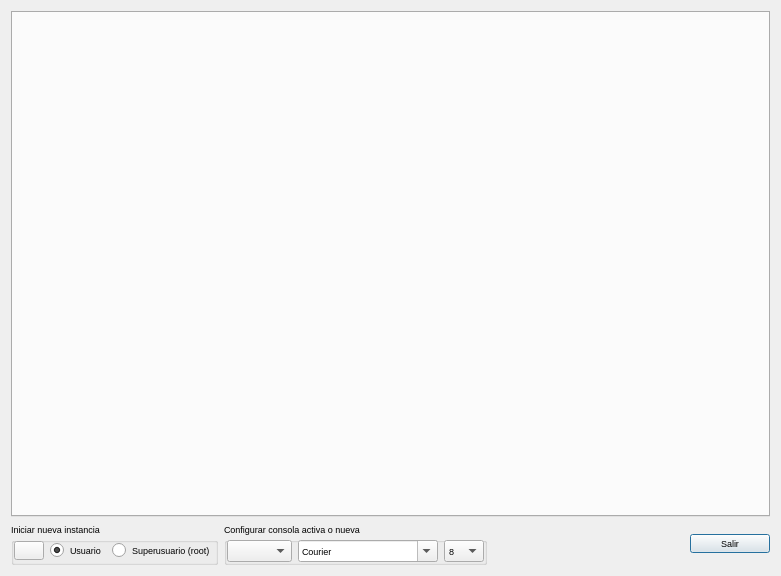
<?xml version="1.0" encoding="UTF-8"?>
<ui version="4.0">
 <class>Terminal</class>
 <widget class="QDialog" name="Terminal">
  <property name="geometry">
   <rect>
    <x>0</x>
    <y>0</y>
    <width>781</width>
    <height>576</height>
   </rect>
  </property>
  <property name="font">
   <font>
    <pointsize>7</pointsize>
   </font>
  </property>
  <property name="windowTitle">
   <string>TermRDK v.0.1.0</string>
  </property>
  <property name="windowIcon">
   <iconset resource="recoverdrake.qrc">
    <normaloff>:/Imagenes/console-mdk.png</normaloff>:/Imagenes/console-mdk.png</iconset>
  </property>
  <layout class="QGridLayout" name="gridLayout_4">
   <item row="2" column="0" colspan="2">
    <layout class="QGridLayout" name="gridLayout_2">
     <item row="0" column="5">
      <widget class="QPushButton" name="pushButton_2">
       <property name="toolTip">
        <string>Nos vamos...</string>
       </property>
       <property name="statusTip">
        <string>Nos vamos...</string>
       </property>
       <property name="whatsThis">
        <string>Nos vamos...</string>
       </property>
       <property name="text">
        <string>Salir</string>
       </property>
       <property name="icon">
        <iconset resource="recoverdrake.qrc">
         <normaloff>:/Imagenes/puerta.png</normaloff>:/Imagenes/puerta.png</iconset>
       </property>
       <property name="iconSize">
        <size>
         <width>25</width>
         <height>25</height>
        </size>
       </property>
      </widget>
     </item>
     <item row="0" column="4">
      <spacer name="horizontalSpacer_2">
       <property name="orientation">
        <enum>Qt::Horizontal</enum>
       </property>
       <property name="sizeHint" stdset="0">
        <size>
         <width>40</width>
         <height>20</height>
        </size>
       </property>
      </spacer>
     </item>
     <item row="0" column="0">
      <widget class="QGroupBox" name="groupBox">
       <property name="toolTip">
        <string>Configuracion para una nueva ventana de consola</string>
       </property>
       <property name="statusTip">
        <string>Configuracion para una nueva ventana de consola</string>
       </property>
       <property name="whatsThis">
        <string>Configuracion para una nueva ventana de consola</string>
       </property>
       <property name="title">
        <string>Iniciar nueva instancia</string>
       </property>
       <layout class="QGridLayout" name="gridLayout_3">
        <property name="leftMargin">
         <number>0</number>
        </property>
        <property name="topMargin">
         <number>0</number>
        </property>
        <property name="rightMargin">
         <number>0</number>
        </property>
        <property name="bottomMargin">
         <number>0</number>
        </property>
        <item row="0" column="0">
         <layout class="QGridLayout" name="gridLayout">
          <item row="0" column="0">
           <widget class="QPushButton" name="pushButton">
            <property name="sizePolicy">
             <sizepolicy hsizetype="Fixed" vsizetype="Fixed">
              <horstretch>0</horstretch>
              <verstretch>0</verstretch>
             </sizepolicy>
            </property>
            <property name="maximumSize">
             <size>
              <width>30</width>
              <height>30</height>
             </size>
            </property>
            <property name="toolTip">
             <string>Insertar nueva consola</string>
            </property>
            <property name="statusTip">
             <string>Insertar nueva consola</string>
            </property>
            <property name="whatsThis">
             <string>Insertar nueva consola</string>
            </property>
            <property name="text">
             <string/>
            </property>
            <property name="icon">
             <iconset resource="recoverdrake.qrc">
              <normaloff>:/Imagenes/mas.png</normaloff>:/Imagenes/mas.png</iconset>
            </property>
            <property name="iconSize">
             <size>
              <width>25</width>
              <height>25</height>
             </size>
            </property>
           </widget>
          </item>
          <item row="0" column="1">
           <widget class="QRadioButton" name="radioButton">
            <property name="toolTip">
             <string>Iniciar consola como usuario sin privilegios</string>
            </property>
            <property name="statusTip">
             <string>Iniciar consola como usuario sin privilegios</string>
            </property>
            <property name="whatsThis">
             <string>Iniciar consola como usuario sin privilegios</string>
            </property>
            <property name="text">
             <string>Usuario</string>
            </property>
            <property name="checked">
             <bool>true</bool>
            </property>
           </widget>
          </item>
          <item row="0" column="2">
           <widget class="QRadioButton" name="radioButton_2">
            <property name="toolTip">
             <string>Iniciar consola como usuario con privilegios de root</string>
            </property>
            <property name="statusTip">
             <string>Iniciar consola como usuario con privilegios de root</string>
            </property>
            <property name="whatsThis">
             <string>Iniciar consola como usuario con privilegios de root</string>
            </property>
            <property name="text">
             <string>Superusuario (root)</string>
            </property>
           </widget>
          </item>
         </layout>
        </item>
       </layout>
      </widget>
     </item>
     <item row="0" column="1">
      <widget class="QGroupBox" name="groupBox_2">
       <property name="toolTip">
        <string>Configuracion de imagen para una nueva ventana de consola o la ventana activa</string>
       </property>
       <property name="statusTip">
        <string>Configuracion de imagen para una nueva ventana de consola o la ventana activa</string>
       </property>
       <property name="whatsThis">
        <string>Configuracion de imagen para una nueva ventana de consola o la ventana activa</string>
       </property>
       <property name="title">
        <string>Configurar consola activa o nueva</string>
       </property>
       <layout class="QGridLayout" name="gridLayout_6">
        <property name="leftMargin">
         <number>0</number>
        </property>
        <property name="topMargin">
         <number>0</number>
        </property>
        <property name="rightMargin">
         <number>0</number>
        </property>
        <property name="bottomMargin">
         <number>0</number>
        </property>
        <item row="0" column="0">
         <layout class="QGridLayout" name="gridLayout_5">
          <item row="0" column="0">
           <widget class="QComboBox" name="comboBox">
            <property name="sizePolicy">
             <sizepolicy hsizetype="Fixed" vsizetype="Fixed">
              <horstretch>0</horstretch>
              <verstretch>0</verstretch>
             </sizepolicy>
            </property>
            <property name="toolTip">
             <string>Configuracion de fondo y color de letra</string>
            </property>
            <property name="statusTip">
             <string>Configuracion de fondo y color de letra</string>
            </property>
            <property name="whatsThis">
             <string>Configuracion de fondo y color de letra</string>
            </property>
           </widget>
          </item>
          <item row="0" column="1">
           <widget class="QFontComboBox" name="fontComboBox">
            <property name="toolTip">
             <string>Configuracion de tipo de letra</string>
            </property>
            <property name="statusTip">
             <string>Configuracion de tipo de letra</string>
            </property>
            <property name="whatsThis">
             <string>Configuracion de tipo de letra</string>
            </property>
            <property name="fontFilters">
             <set>QFontComboBox::MonospacedFonts</set>
            </property>
           </widget>
          </item>
          <item row="0" column="2">
           <widget class="QComboBox" name="comboBox_2">
            <property name="toolTip">
             <string>Configuracion de tamano de letra</string>
            </property>
            <property name="statusTip">
             <string>Configuracion de tamano de letra</string>
            </property>
            <property name="whatsThis">
             <string>Configuracion de tamano de letra</string>
            </property>
            <item>
             <property name="text">
              <string>8</string>
             </property>
            </item>
            <item>
             <property name="text">
              <string>9</string>
             </property>
            </item>
            <item>
             <property name="text">
              <string>10</string>
             </property>
            </item>
            <item>
             <property name="text">
              <string>11</string>
             </property>
            </item>
            <item>
             <property name="text">
              <string>12</string>
             </property>
            </item>
            <item>
             <property name="text">
              <string>14</string>
             </property>
            </item>
            <item>
             <property name="text">
              <string>16</string>
             </property>
            </item>
            <item>
             <property name="text">
              <string>18</string>
             </property>
            </item>
            <item>
             <property name="text">
              <string>20</string>
             </property>
            </item>
            <item>
             <property name="text">
              <string>22</string>
             </property>
            </item>
            <item>
             <property name="text">
              <string>24</string>
             </property>
            </item>
            <item>
             <property name="text">
              <string>26</string>
             </property>
            </item>
            <item>
             <property name="text">
              <string>28</string>
             </property>
            </item>
            <item>
             <property name="text">
              <string>36</string>
             </property>
            </item>
            <item>
             <property name="text">
              <string>48</string>
             </property>
            </item>
            <item>
             <property name="text">
              <string>72</string>
             </property>
            </item>
           </widget>
          </item>
         </layout>
        </item>
       </layout>
      </widget>
     </item>
    </layout>
   </item>
   <item row="0" column="0" colspan="2">
    <widget class="QTabWidget" name="tabWidget">
     <property name="toolTip">
      <string>Visualizacion de consolas activas</string>
     </property>
     <property name="statusTip">
      <string>Visualizacion de consolas activas</string>
     </property>
     <property name="whatsThis">
      <string>Visualizacion de consolas activas</string>
     </property>
     <property name="tabPosition">
      <enum>QTabWidget::North</enum>
     </property>
     <property name="tabsClosable">
      <bool>true</bool>
     </property>
     <property name="movable">
      <bool>true</bool>
     </property>
    </widget>
   </item>
  </layout>
 </widget>
 <resources>
  <include location="recoverdrake.qrc"/>
 </resources>
 <connections/>
</ui>
